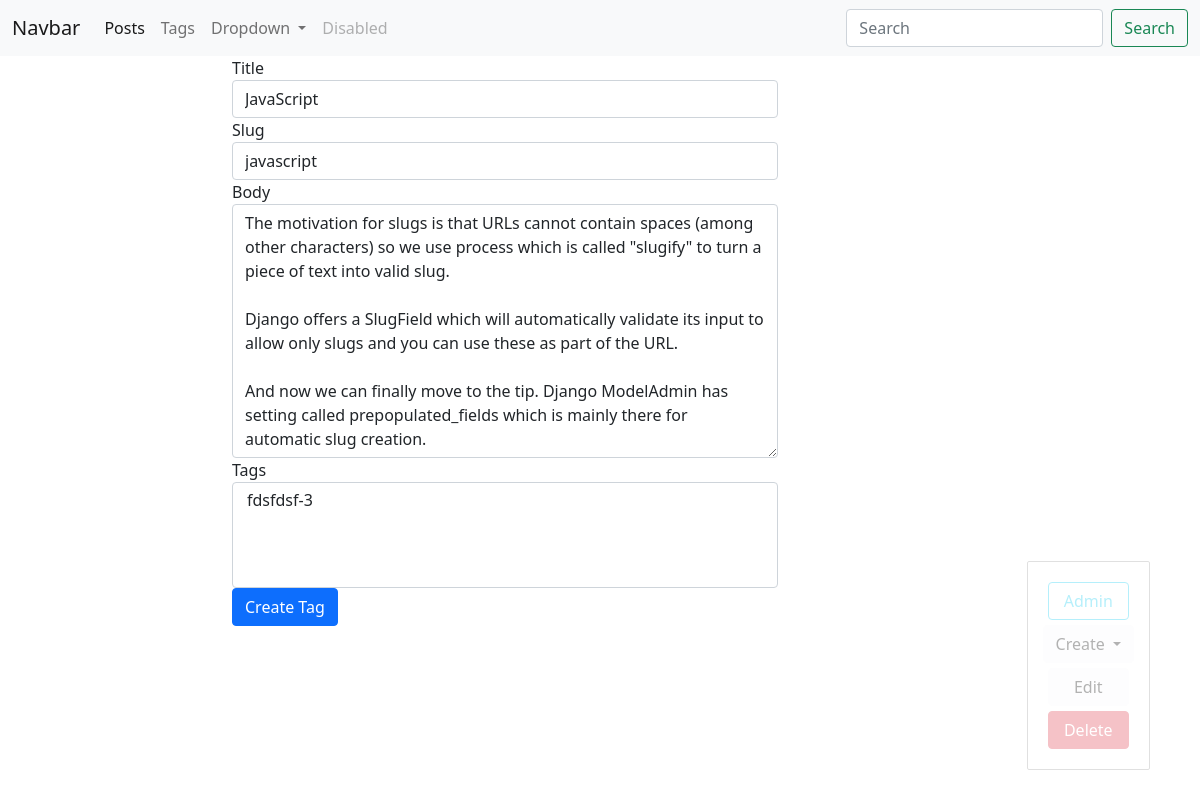
Screenshot of /blog/post/javascript/update (signed in) with the database file from the repository.
### blog/models.py (models this page shows, shortened)
class Post(models.Model):
    title = models.CharField(max_length=150, db_index=True)
    slug = models.SlugField(max_length=150, unique=True)
    body = models.TextField(blank=True, db_index=True)
    tags = models.ManyToManyField('Tag', blank=True, related_name='posts')
    date_pub = models.DateTimeField(auto_now_add=True)
    def get_update_url(self):
        return reverse('post_update_url', kwargs={'slug': self.slug})

### blog/views.py (the view)
# urls.py: path('post/<str:slug>/update', PostUpdate.as_view(), name = 'post_update_url'),
class PostUpdate(LoginRequiredMixin, ObjectUpdateMixin, View):
    model = Post
    form_model = PostForm
    template = 'blog/post_update.html'
    raise_exception =True

### blog/forms.py (shortened to what this page needs)
class PostForm(forms.ModelForm):
    class Meta:
        model = Post
        fields = ['title', 'slug', 'body', 'tags']
        widgets = {
            'title': forms.TextInput(attrs = {'class': 'form-control'}),
            'slug': forms.TextInput(attrs = {'class': 'form-control'}),
            'body': forms.Textarea(attrs = {'class': 'form-control'}),
            'tags': forms.SelectMultiple(attrs = {'class': 'form-control'}),
            }

### blog/models.py (called while the page is built)
    def __str__(self):
        return self.title

### blog/utils.py (called while the page is built)
    def get(self, request, slug):
        obj = self.model.objects.get(slug__iexact=slug)
        bound_form = self.form_model(instance=obj)
        return render(request, self.template, {'form': bound_form, self.model.__name__.lower(): obj})

### blog/templates/blog/post_update.html (shortened to what this page needs)
{% extends 'blog/base_blog.html' %}
{% block content %}
    <form action="{{post.get_update_url}}" method="post">
        {% for field in form %}
            <div class="form-group">
                {{field.label}}
                {{field}}
            </div>
        {% endfor %}
        <button type="submit" class="btn btn-primary">Create Tag</button>
    </form>
{% endblock %}

### rows the page displays
Post: form "JavaScript" "javascript" "The motivation for slugs is that URLs cannot contain spaces (among other characters) so we use process which is called \"slugify\" to turn a piece of text into valid slug. Django offers a SlugField which will automatically validate its input to allow only slugs and you can use these as part of the URL. And now we can finally move to the tip. Django ModelAdmin has setting called prepopulated_fields which is mainly there for automatic slug creation."

### other values shown
{{ field.label }} "Title" "Slug" "Body" "Tags"
